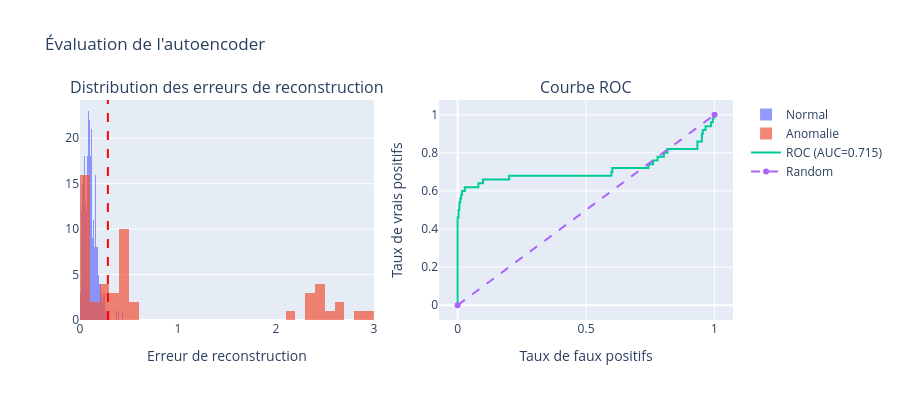

The cell this chart's notebook holds for it:
### Code cell
import plotly.graph_objects as go
from plotly.subplots import make_subplots

fig = make_subplots(rows=1, cols=2, subplot_titles=(
    'Distribution des erreurs de reconstruction',
    'Courbe ROC'
))

# Distribution des erreurs
fig.add_trace(go.Histogram(
    x=reconstruction_errors[all_targets == 0],
    name='Normal',
    opacity=0.7,
    nbinsx=50
), row=1, col=1)

fig.add_trace(go.Histogram(
    x=reconstruction_errors[all_targets == 1],
    name='Anomalie',
    opacity=0.7,
    nbinsx=50
), row=1, col=1)

fig.add_vline(x=optimal_threshold, line_dash="dash", line_color="red", row=1, col=1)

# Courbe ROC
from sklearn.metrics import roc_curve
fpr, tpr, _ = roc_curve(all_targets, reconstruction_errors)
fig.add_trace(go.Scatter(x=fpr, y=tpr, name=f'ROC (AUC={auc:.3f})'), row=1, col=2)
fig.add_trace(go.Scatter(x=[0, 1], y=[0, 1], line=dict(dash='dash'), name='Random'), row=1, col=2)

fig.update_layout(
    height=400,
    title_text="Évaluation de l'autoencoder",
    barmode='overlay'
)
fig.update_xaxes(title_text="Erreur de reconstruction", row=1, col=1)
fig.update_xaxes(title_text="Taux de faux positifs", row=1, col=2)
fig.update_yaxes(title_text="Taux de vrais positifs", row=1, col=2)
fig.show()

### Figure 1 — Plotly figure (JSON) as saved in the notebook; plotly's stock layout.template omitted (floating-point values rounded to 4 significant figures; data arrays with more than 128 entries replaced by an {"elided": "..."} marker saying what was removed)
{"data": [{"name": "Normal", "nbinsx": 50, "opacity": 0.7, "type": "histogram", "x": {"elided": "284 float values"}, "xaxis": "x", "yaxis": "y"}, {"name": "Anomalie", "nbinsx": 50, "opacity": 0.7, "type": "histogram", "x": [0.4273, 2.594, 0.448, 2.308, 0.1547, 0.08308, 2.437, 0.4088, 0.01917, 0.4445, 0.4395, 0.59, 2.481, 0.5914, 0.02496, 2.474, 0.01848, 2.915, 2.198, 2.416, 0.4437, 0.2074, 0.0446, 0.4735, 0.02452, 2.351, 2.857, 0.4758, 0.2907, 0.3741, 0.01894, 0.494, 0.3864, 0.05632, 0.0465, 2.664, 0.05279, 0.008285, 0.08156, 0.4579, 0.007545, 0.2571, 2.659, 0.1938, 0.01748, 0.2847, 0.3925, 2.37, 0.0486, 0.01162], "xaxis": "x", "yaxis": "y"}, {"name": "ROC (AUC=0.715)", "type": "scatter", "x": [0.0, 0.0, 0.0, 0.003521, 0.003521, 0.007042, 0.007042, 0.01056, 0.01056, 0.01408, 0.01408, 0.01761, 0.01761, 0.02817, 0.02817, 0.08099, 0.08099, 0.09859, 0.09859, 0.2007, 0.2007, 0.5986, 0.5986, 0.6021, 0.6021, 0.743, 0.743, 0.7606, 0.7606, 0.7782, 0.7782, 0.8028, 0.8028, 0.8169, 0.8169, 0.9331, 0.9331, 0.9507, 0.9507, 0.9542, 0.9542, 0.9648, 0.9648, 0.9859, 0.9859, 0.993, 0.993, 0.9965, 0.9965, 1.0], "xaxis": "x2", "y": [0.0, 0.02, 0.46, 0.46, 0.5, 0.5, 0.54, 0.54, 0.56, 0.56, 0.58, 0.58, 0.6, 0.6, 0.62, 0.62, 0.64, 0.64, 0.66, 0.66, 0.68, 0.68, 0.7, 0.7, 0.72, 0.72, 0.74, 0.74, 0.76, 0.76, 0.78, 0.78, 0.8, 0.8, 0.82, 0.82, 0.86, 0.86, 0.9, 0.9, 0.92, 0.92, 0.94, 0.94, 0.96, 0.96, 0.98, 0.98, 1.0, 1.0], "yaxis": "y2"}, {"line": {"dash": "dash"}, "name": "Random", "type": "scatter", "x": [0, 1], "xaxis": "x2", "y": [0, 1], "yaxis": "y2"}], "layout": {"annotations": [{"font": {"size": 16}, "showarrow": false, "text": "Distribution des erreurs de reconstruction", "x": 0.225, "xanchor": "center", "xref": "paper", "y": 1, "yanchor": "bottom", "yref": "paper"}, {"font": {"size": 16}, "showarrow": false, "text": "Courbe ROC", "x": 0.775, "xanchor": "center", "xref": "paper", "y": 1, "yanchor": "bottom", "yref": "paper"}], "barmode": "overlay", "height": 400, "shapes": [{"line": {"color": "red", "dash": "dash"}, "type": "line", "x0": 0.2847, "x1": 0.2847, "xref": "x", "y0": 0, "y1": 1, "yref": "y domain"}], "title": {"text": "Évaluation de l'autoencoder"}, "xaxis": {"anchor": "y", "domain": [0, 0.45], "title": {"text": "Erreur de reconstruction"}}, "xaxis2": {"anchor": "y2", "domain": [0.55, 1], "title": {"text": "Taux de faux positifs"}}, "yaxis": {"anchor": "x", "domain": [0, 1]}, "yaxis2": {"anchor": "x2", "domain": [0, 1], "title": {"text": "Taux de vrais positifs"}}}}
